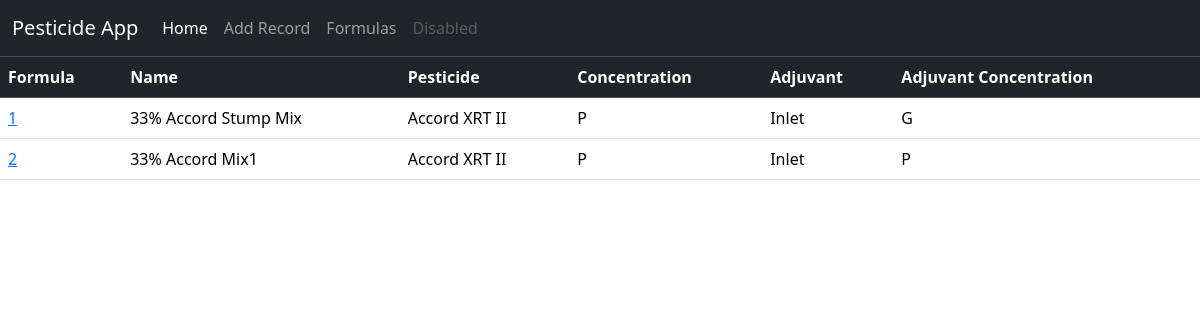
/pesticides/formula/, run on an earlier commit of the app's database.
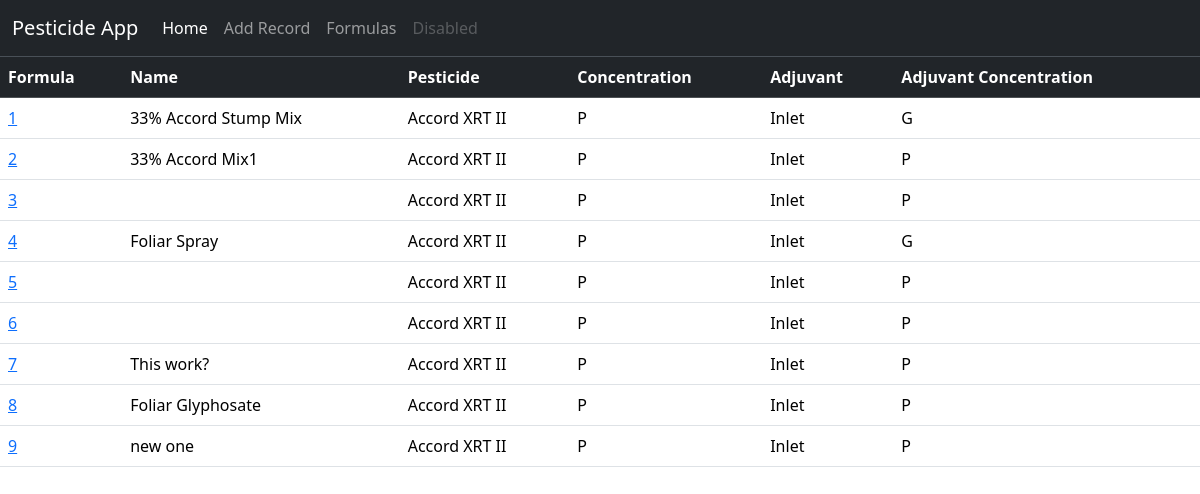
And on a later commit of the database.
### pesticides/models.py (models this page shows, shortened)
class Formula(models.Model):
    PERCENT_CONCENTRATION = 'P'
    GALLON_CONCENTATION = 'G'
    CONCENTRATION_CHOICES = [
        (PERCENT_CONCENTRATION, "%"),
        (GALLON_CONCENTATION, "/gallon")
    ]
    name = models.CharField(max_length=200, blank=False, null=False)
    pesticide = models.ForeignKey(Pesticide, on_delete=models.CASCADE)
    adjuvant = models.ForeignKey(Adjuvant, on_delete=models.CASCADE)
    pesticide_amount = models.DecimalField(max_length=20,
                                 max_digits=6,
                                 decimal_places=3,
                                 null=True
                                )
    concentration = models.CharField(
        max_length=2,
        choices=CONCENTRATION_CHOICES,
        default=PERCENT_CONCENTRATION
    )
    adjuvant_amount = models.DecimalField(max_length=20,
                                 max_digits=4,
                                 decimal_places=3,
                                 null=True
                                )
    adjuvant_concentration = models.CharField(
        max_length=2,
        choices=CONCENTRATION_CHOICES,
        default=PERCENT_CONCENTRATION
    )

class Pesticide(models.Model):
    name = models.CharField(max_length=100, null=False, blank=False)
    epa_number = models.CharField(max_length=25)
    manufacturer = models.ForeignKey(Manufacturer, null=True, blank=True, on_delete=models.SET_NULL)
    formulas = models.ManyToManyField(Adjuvant, through='Formula')
    CAUTION = "C"
    DANGER = "D"
    WARNING = "W"
    SIGNAL_WORD_CHOICES = [
        (CAUTION, "Caution"),
        (DANGER, "Danger"),
        (WARNING, "Warning"),
    ]
    signal_word = models.CharField(
        max_length=2,
        choices=SIGNAL_WORD_CHOICES,
    )
    INACTIVE = "I"
    TRIAL = "T"
    RETIRED = "R"
    ACTIVE = "A"
    STATUS_CHOICES = [
        (INACTIVE, "Inactive"),
        (TRIAL, "Trial"),
        (RETIRED, "Retired"),
        (ACTIVE, "Active"),
    ]
    status = models.CharField(
        max_length = 1,
        choices=STATUS_CHOICES,
        default=ACTIVE,
    )
    def __str__(self):
        return self.name

class Adjuvant(models.Model):
    name = models.CharField(max_length=100, blank=False, null=False)
    epa_number = models.CharField(max_length=25, blank=True)
    manufacturer = models.ForeignKey(Manufacturer, null=True, on_delete=models.SET_NULL, blank=True)
    def __str__(self):
        return self.name

### pesticides/views.py (the view)
# urls.py: path("formula/", views.FormulaView.as_view(), name="formula"),
class FormulaView(generic.ListView):
    template_name = "pesticides/formula.html"
    context_object_name = "formulas"
    def get_queryset(self):
        return Formula.objects.all()

### pesticides/templates/pesticides/formula.html
{% extends 'pesticides/base.html' %}
{% block content %}
    {% if formulas %}
    <table class="table table-hover">
        <thead class="table-dark">
            <tr>
                <th scope="col">Formula</th>
                <th scope="col">Name</th>
                <th scope="col">Pesticide</th>
                <th scope="col">Concentration</th>
                <th scope="col">Adjuvant</th>
                <th scope="col">Adjuvant Concentration</th>
              </tr>
        </thead>
        <tbody>
            {% for formula in formulas %}
            <tr>
                <td scope="row">
                    <a href="{{ formula.id }}">{{ formula.id }}</a>
                </td>
                <td>
                    {{ formula.name }}
                </td>
                <td>
                    {{ formula.pesticide }}
                </td>
                <td>
                    {{ formula.concentration }}
                </td>
                <td>
                    {{ formula.adjuvant }}
                </td>
                <td>
                    {{ formula.adjuvant_concentration }}
                </td>
              </tr>
            {% endfor %}
        </tbody>
      </table>
      {% else %}
        <h1>No records found.</h1>
      {% endif %}
{% endblock %}

What changed in the data, as far as the page shows it:
added Formula: id "3", pesticide "Accord XRT II", concentration "P", adjuvant "Inlet", adjuvant_concentration "P"
added Formula: id "4", name "Foliar Spray", pesticide "Accord XRT II", concentration "P", adjuvant "Inlet", adjuvant_concentration "G"
added Formula: id "5", pesticide "Accord XRT II", concentration "P", adjuvant "Inlet", adjuvant_concentration "P"
added Formula: id "6", pesticide "Accord XRT II", concentration "P", adjuvant "Inlet", adjuvant_concentration "P"
added Formula: id "7", name "This work?", pesticide "Accord XRT II", concentration "P", adjuvant "Inlet", adjuvant_concentration "P"
added Formula: id "8", name "Foliar Glyphosate", pesticide "Accord XRT II", concentration "P", adjuvant "Inlet", adjuvant_concentration "P"
added Formula: id "9", name "new one", pesticide "Accord XRT II", concentration "P", adjuvant "Inlet", adjuvant_concentration "P"
